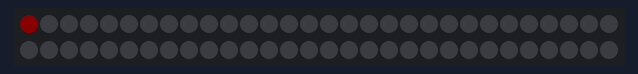
A sketch run on a simulated Arduino Nano, built with avr-gcc and run on an emulated ATmega328P. Parts: 60 RGB LEDs in strip order, left to right, continuing on the next row. Dim RGB values are drawn brighter than linear; what the sketch prints to the serial monitor is not drawn.

Above: at 0.1 s.
At 0.7 s:
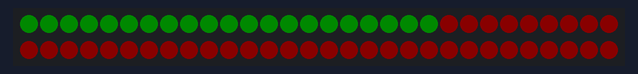
At 1.6 s:
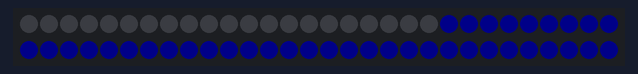

The sketch:

debug_LEDs.ino
```cpp
/******************************************************************************
* PlanteRGB - Austin Hodgin, Travis Hodgin, Max Schmidt, Zach Lerew
* Please make sure you are using the correct Controller in the Arduino IDE.
* For debugging, make sure your USB type is Serial, running at speed 9600
* Input should look like: led_idx,red_value,green_value,blue_value as a
* series of bytes
*******************************************************************************/
#include <Wire.h>
#include "Arduino.h"
#include "FastLED.h"

#define NUM_LEDS 60       // adjust to your length of LED strip*/
#define LED_DATA_PIN 2    // adjust to the used pin (Arduino nano pin 2 = D2)
#define DEVICE_ID 3       // DEVICE_ID ranges from min (Pi reserves 0-2) 3
                          // to max 127 (7 bit addresses, defined by Atmel C libs)

CRGB leds[NUM_LEDS];      // color object for setup testing
unsigned char led_idx;

void setup() {
  FastLED.addLeds<NEOPIXEL, LED_DATA_PIN>(leds, NUM_LEDS);  // initialize LEDs
  Serial.begin(9600);                                   // open the serial port at 9600 bps
                                                        // to send to the serial monitor for debugging if necessary
  Wire.onReceive(receiveEvent);                         // Action upon recieving data (as interrupt)
  Wire.setClock(400000);

  // Fancy setup animation & test each LED
  for (int i = 0; i < NUM_LEDS; i++){
    leds[i].red = 10;
    leds[i].green = 0;
    leds[i].blue = 0;
    FastLED.show();
    delay(5);
  }
  for (int i = 0; i < NUM_LEDS; i++){
    leds[i].red = 0;
    leds[i].green = 10;
    leds[i].blue = 0;
    FastLED.show();
    delay(5);
  }
  for (int i = 0; i < NUM_LEDS; i++){
    leds[i].red = 0;
    leds[i].green = 0;
    leds[i].blue = 10;
    FastLED.show();
    delay(5);
  }
  for (int i = 0; i < NUM_LEDS; i++){
    leds[i] = CRGB::Black;
    FastLED.show();
    delay(5);
  }
  delay(1000);

  Wire.begin(DEVICE_ID);                                // Set Arduino up as an I2C slave at address defined above

  Serial.println("Ready!");
}

void loop() {   // Do nothing until I2C serial arrives
}

void receiveEvent(int numBytes) {     // At I2C rx interrupt, do this

  if (numBytes == 4) {

    while(Wire.available() > 0) {

      led_idx = Wire.read();
      leds[led_idx].red = Wire.read();
      leds[led_idx].green = Wire.read();
      leds[led_idx].blue = Wire.read();
      FastLED.show();

      Serial.println("#");
      Serial.println(led_idx);
      Serial.println(leds[led_idx].red);
      Serial.println(leds[led_idx].green);
      Serial.println(leds[led_idx].blue);
    }
  }
}
```
